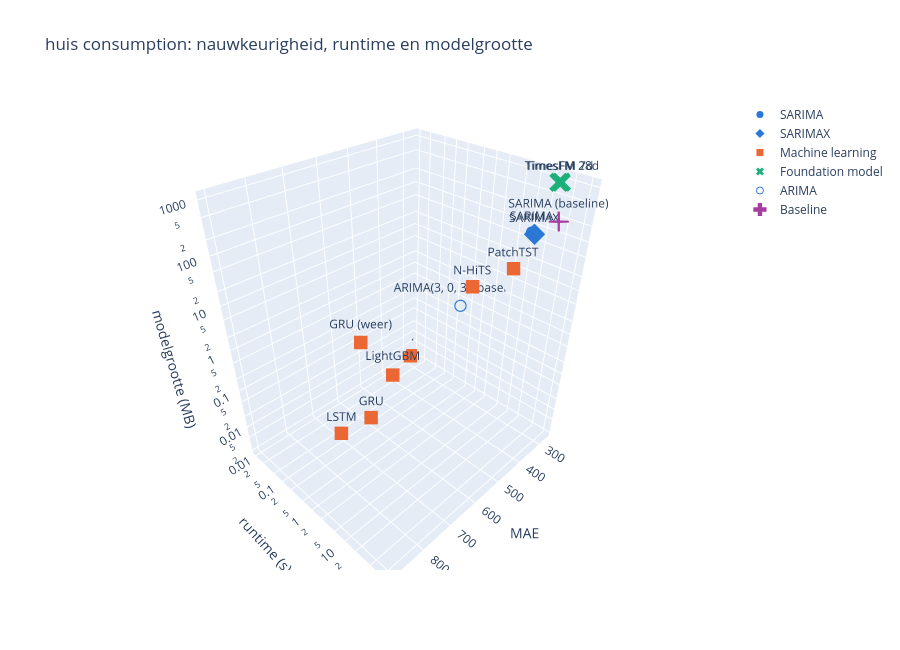
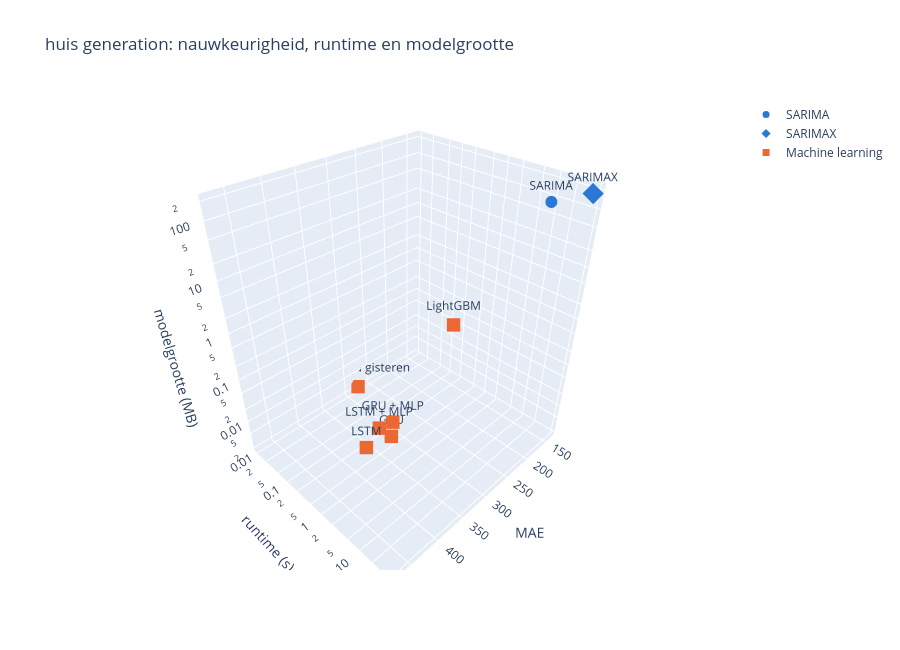

Here is the notebook cell these charts were saved with, in order:
### Markdown cell above
### 5. 3D-grafiek (interactief)
---
- Draaien met de muis, waarden zien door over een punt te bewegen
- Runtime en modelgrootte op logschaal, omdat ze een factor 1000+ verschillen
- Beste hoek: laag op alle drie de assen

### Code cell
def plot_3d(target):
    data = modellen[(modellen["target"] == target) & modellen["modelgrootte (MB)"].notna()]
    if data.empty:
        print(f"{target}: nog geen modelgrootte beschikbaar")
        return
    fig = px.scatter_3d(
        data, x=MAE_KOLOM, y="runtime (s)", z="modelgrootte (MB)",
        color="groep", symbol="groep", text="label",
        color_discrete_map={k: v["kleur"] for k, v in GROEPEN.items()},
        symbol_map={k: v["symbool"] for k, v in GROEPEN.items()},
        log_y=True, log_z=True,
        hover_data={"MAE": ":.0f", "testperiode": True, "runtime (s)": ":.1f", "modelgrootte (MB)": ":.3f"},
        title=f"{LOCATIE} {target}: nauwkeurigheid, runtime en modelgrootte",
    )
    fig.update_traces(marker=dict(size=7))
    fig.for_each_trace(lambda t: t.update(marker=dict(size=11)) if t.name == "Baseline" else None)
    fig.update_layout(height=650, legend_title_text="")
    fig.show()

plot_3d("consumption")
plot_3d("generation")

### Figure 1 — Plotly figure (JSON) as saved in the notebook; plotly's stock layout.template omitted (floating-point values rounded to 4 significant figures)
{"data": [{"customdata": [["2026-03-18 t/m 2026-04-13"]], "hovertemplate": "groep=SARIMA<br>MAE=%{x:.0f}<br>runtime (s)=%{y:.1f}<br>modelgrootte (MB)=%{z:.3f}<br>label=%{text}<br>testperiode=%{customdata[0]}<extra></extra>", "legendgroup": "SARIMA", "marker": {"color": "#2a78d6", "size": 7, "symbol": "circle"}, "mode": "markers+text", "name": "SARIMA", "scene": "scene", "showlegend": true, "text": ["SARIMA"], "type": "scatter3d", "x": [362.5], "y": [31.7], "z": [180.1]}, {"customdata": [["2026-03-18 t/m 2026-04-13"]], "hovertemplate": "groep=SARIMAX<br>MAE=%{x:.0f}<br>runtime (s)=%{y:.1f}<br>modelgrootte (MB)=%{z:.3f}<br>label=%{text}<br>testperiode=%{customdata[0]}<extra></extra>", "legendgroup": "SARIMAX", "marker": {"color": "#2a78d6", "size": 7, "symbol": "diamond"}, "mode": "markers+text", "name": "SARIMAX", "scene": "scene", "showlegend": true, "text": ["SARIMAX"], "type": "scatter3d", "x": [367.2], "y": [37.7], "z": [180.3]}, {"customdata": [["2026-03-18 t/m 2026-04-13"], ["2026-03-18 t/m 2026-04-13"], ["2026-03-18 t/m 2026-04-13"], ["2026-03-18 t/m 2026-09-10"], ["2026-03-18 t/m 2026-04-13"], ["2026-03-18 t/m 2026-04-13"], ["2026-03-18 t/m 2026-04-13"]], "hovertemplate": "groep=Machine learning<br>MAE=%{x:.0f}<br>runtime (s)=%{y:.1f}<br>modelgrootte (MB)=%{z:.3f}<br>label=%{text}<br>testperiode=%{customdata[0]}<extra></extra>", "legendgroup": "Machine learning", "marker": {"color": "#eb6834", "size": 7, "symbol": "square"}, "mode": "markers+text", "name": "Machine learning", "scene": "scene", "showlegend": true, "text": ["LightGBM", "N-HiTS", "PatchTST", "Zelfde tijd gisteren", "GRU", "GRU (weer)", "LSTM"], "type": "scatter3d", "x": [708.5, 505.6, 393.5, 282.3, 899.9, 613.5, 866.2], "y": [4.9, 13.6, 23.7, 0.0105, 53.5, 0.1, 4.3], "z": [1.299, 29.24, 38.84, 0.0024, 5.612, 0.388, 0.3]}, {"customdata": [["2026-03-18 t/m 2026-04-13"], ["2026-03-18 t/m 2026-04-13"]], "hovertemplate": "groep=Foundation model<br>MAE=%{x:.0f}<br>runtime (s)=%{y:.1f}<br>modelgrootte (MB)=%{z:.3f}<br>label=%{text}<br>testperiode=%{customdata[0]}<extra></extra>", "legendgroup": "Foundation model", "marker": {"color": "#1baf7a", "size": 7, "symbol": "x"}, "mode": "markers+text", "name": "Foundation model", "scene": "scene", "showlegend": true, "text": ["TimesFM 7d", "TimesFM 28d"], "type": "scatter3d", "x": [272.3, 267.6], "y": [30.6, 32.5], "z": [925.2, 925.2]}, {"customdata": [["2024-12-17 t/m 2024-12-31"]], "hovertemplate": "groep=ARIMA<br>MAE=%{x:.0f}<br>runtime (s)=%{y:.1f}<br>modelgrootte (MB)=%{z:.3f}<br>label=%{text}<br>testperiode=%{customdata[0]}<extra></extra>", "legendgroup": "ARIMA", "marker": {"color": "#2a78d6", "size": 7, "symbol": "circle-open"}, "mode": "markers+text", "name": "ARIMA", "scene": "scene", "showlegend": true, "text": ["ARIMA(3, 0, 3) (baseline)"], "type": "scatter3d", "x": [354.7], "y": [1.0], "z": [1.15]}, {"customdata": [["2024-12-17 t/m 2024-12-31"]], "hovertemplate": "groep=Baseline<br>MAE=%{x:.0f}<br>runtime (s)=%{y:.1f}<br>modelgrootte (MB)=%{z:.3f}<br>label=%{text}<br>testperiode=%{customdata[0]}<extra></extra>", "legendgroup": "Baseline", "marker": {"color": "#a63d9f", "size": 11, "symbol": "cross"}, "mode": "markers+text", "name": "Baseline", "scene": "scene", "showlegend": true, "text": ["SARIMA (baseline)"], "type": "scatter3d", "x": [378.0], "y": [108.0], "z": [456.0]}], "layout": {"height": 650, "legend": {"title": {"text": ""}, "tracegroupgap": 0}, "scene": {"domain": {"x": [0, 1], "y": [0, 1]}, "xaxis": {"title": {"text": "MAE"}}, "yaxis": {"title": {"text": "runtime (s)"}, "type": "log"}, "zaxis": {"title": {"text": "modelgrootte (MB)"}, "type": "log"}}, "title": {"text": "huis consumption: nauwkeurigheid, runtime en modelgrootte"}}}

### Figure 2 — Plotly figure (JSON) as saved in the notebook; plotly's stock layout.template omitted (floating-point values rounded to 4 significant figures)
{"data": [{"customdata": [["2026-03-18 t/m 2026-04-13"]], "hovertemplate": "groep=SARIMA<br>MAE=%{x:.0f}<br>runtime (s)=%{y:.1f}<br>modelgrootte (MB)=%{z:.3f}<br>label=%{text}<br>testperiode=%{customdata[0]}<extra></extra>", "legendgroup": "SARIMA", "marker": {"color": "#2a78d6", "size": 7, "symbol": "circle"}, "mode": "markers+text", "name": "SARIMA", "scene": "scene", "showlegend": true, "text": ["SARIMA"], "type": "scatter3d", "x": [194.1], "y": [25.1], "z": [180.1]}, {"customdata": [["2026-03-18 t/m 2026-04-13"]], "hovertemplate": "groep=SARIMAX<br>MAE=%{x:.0f}<br>runtime (s)=%{y:.1f}<br>modelgrootte (MB)=%{z:.3f}<br>label=%{text}<br>testperiode=%{customdata[0]}<extra></extra>", "legendgroup": "SARIMAX", "marker": {"color": "#2a78d6", "size": 7, "symbol": "diamond"}, "mode": "markers+text", "name": "SARIMAX", "scene": "scene", "showlegend": true, "text": ["SARIMAX"], "type": "scatter3d", "x": [137.2], "y": [45.2], "z": [180.3]}, {"customdata": [["2026-03-18 t/m 2026-04-13"], ["2026-03-18 t/m 2026-09-10"], ["2026-03-18 t/m 2026-04-13"], ["2026-03-18 t/m 2026-04-13"], ["2026-03-18 t/m 2026-04-13"], ["2026-03-18 t/m 2026-04-13"]], "hovertemplate": "groep=Machine learning<br>MAE=%{x:.0f}<br>runtime (s)=%{y:.1f}<br>modelgrootte (MB)=%{z:.3f}<br>label=%{text}<br>testperiode=%{customdata[0]}<extra></extra>", "legendgroup": "Machine learning", "marker": {"color": "#eb6834", "size": 7, "symbol": "square"}, "mode": "markers+text", "name": "Machine learning", "scene": "scene", "showlegend": true, "text": ["LightGBM", "Zelfde tijd gisteren", "GRU", "GRU + MLP", "LSTM", "LSTM + MLP"], "type": "scatter3d", "x": [267.8, 278.7, 437.9, 435.8, 471.8, 452.1], "y": [3.0, 0.0105, 16.2, 16.5, 14.4, 14.5], "z": [1.311, 0.0024, 0.385, 0.706, 0.434, 0.689]}], "layout": {"height": 650, "legend": {"title": {"text": ""}, "tracegroupgap": 0}, "scene": {"domain": {"x": [0, 1], "y": [0, 1]}, "xaxis": {"title": {"text": "MAE"}}, "yaxis": {"title": {"text": "runtime (s)"}, "type": "log"}, "zaxis": {"title": {"text": "modelgrootte (MB)"}, "type": "log"}}, "title": {"text": "huis generation: nauwkeurigheid, runtime en modelgrootte"}}}
